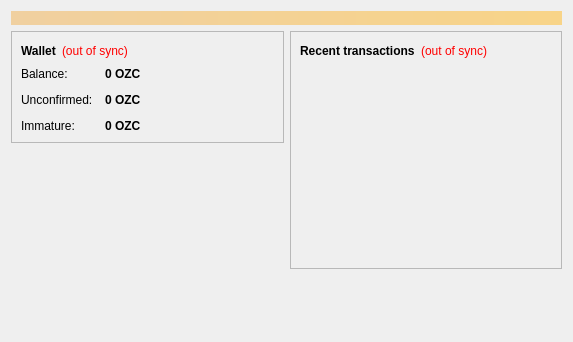
<?xml version="1.0" encoding="UTF-8"?>
<ui version="4.0">
 <class>OverviewPage</class>
 <widget class="QWidget" name="OverviewPage">
  <property name="geometry">
   <rect>
    <x>0</x>
    <y>0</y>
    <width>573</width>
    <height>342</height>
   </rect>
  </property>
  <property name="windowTitle">
   <string>Form</string>
  </property>
  <layout class="QVBoxLayout" name="topLayout">
   <item>
    <widget class="QLabel" name="labelAlerts">
     <property name="visible">
      <bool>false</bool>
     </property>
     <property name="styleSheet">
      <string notr="true">background-color: qlineargradient(x1: 0, y1: 0, x2: 1, y2: 0, stop:0 #F0D0A0, stop:1 #F8D488); color:#000000;</string>
     </property>
     <property name="wordWrap">
      <bool>true</bool>
     </property>
     <property name="margin">
      <number>3</number>
     </property>
    </widget>
   </item>
   <item>
    <layout class="QHBoxLayout" name="horizontalLayout" stretch="1,1">
     <item>
      <layout class="QVBoxLayout" name="verticalLayout_2">
       <item>
        <widget class="QFrame" name="frame">
         <property name="frameShape">
          <enum>QFrame::StyledPanel</enum>
         </property>
         <property name="frameShadow">
          <enum>QFrame::Raised</enum>
         </property>
         <layout class="QVBoxLayout" name="verticalLayout_4">
          <item>
           <layout class="QHBoxLayout" name="horizontalLayout_4">
            <item>
             <widget class="QLabel" name="label_5">
              <property name="font">
               <font>
                <weight>75</weight>
                <bold>true</bold>
               </font>
              </property>
              <property name="text">
               <string>Wallet</string>
              </property>
             </widget>
            </item>
            <item>
             <widget class="QLabel" name="labelWalletStatus">
              <property name="toolTip">
               <string>The displayed information may be out of date. Your wallet automatically synchronizes with the Ozzietest network after a connection is established, but this process has not completed yet.</string>
              </property>
              <property name="styleSheet">
               <string notr="true">QLabel { color: red; }</string>
              </property>
              <property name="text">
               <string notr="true">(out of sync)</string>
              </property>
              <property name="alignment">
               <set>Qt::AlignLeading|Qt::AlignLeft|Qt::AlignVCenter</set>
              </property>
             </widget>
            </item>
            <item>
             <spacer name="horizontalSpacer_2">
              <property name="orientation">
               <enum>Qt::Horizontal</enum>
              </property>
              <property name="sizeHint" stdset="0">
               <size>
                <width>40</width>
                <height>20</height>
               </size>
              </property>
             </spacer>
            </item>
           </layout>
          </item>
          <item>
           <layout class="QFormLayout" name="formLayout_2">
            <property name="fieldGrowthPolicy">
             <enum>QFormLayout::AllNonFixedFieldsGrow</enum>
            </property>
            <property name="horizontalSpacing">
             <number>12</number>
            </property>
            <property name="verticalSpacing">
             <number>12</number>
            </property>
            <item row="0" column="0">
             <widget class="QLabel" name="label">
              <property name="text">
               <string>Balance:</string>
              </property>
             </widget>
            </item>
            <item row="0" column="1">
             <widget class="QLabel" name="labelBalance">
              <property name="font">
               <font>
                <weight>75</weight>
                <bold>true</bold>
               </font>
              </property>
              <property name="cursor">
               <cursorShape>IBeamCursor</cursorShape>
              </property>
              <property name="toolTip">
               <string>Your current balance</string>
              </property>
              <property name="text">
               <string notr="true">0 OZC</string>
              </property>
              <property name="textInteractionFlags">
               <set>Qt::LinksAccessibleByMouse|Qt::TextSelectableByKeyboard|Qt::TextSelectableByMouse</set>
              </property>
             </widget>
            </item>
            <item row="1" column="0">
             <widget class="QLabel" name="label_3">
              <property name="text">
               <string>Unconfirmed:</string>
              </property>
             </widget>
            </item>
            <item row="1" column="1">
             <widget class="QLabel" name="labelUnconfirmed">
              <property name="font">
               <font>
                <weight>75</weight>
                <bold>true</bold>
               </font>
              </property>
              <property name="cursor">
               <cursorShape>IBeamCursor</cursorShape>
              </property>
              <property name="toolTip">
               <string>Total of transactions that have yet to be confirmed, and do not yet count toward the current balance</string>
              </property>
              <property name="text">
               <string notr="true">0 OZC</string>
              </property>
              <property name="textInteractionFlags">
               <set>Qt::LinksAccessibleByMouse|Qt::TextSelectableByKeyboard|Qt::TextSelectableByMouse</set>
              </property>
             </widget>
            </item>
            <item row="2" column="0">
             <widget class="QLabel" name="labelImmatureText">
              <property name="text">
               <string>Immature:</string>
              </property>
             </widget>
            </item>
            <item row="2" column="1">
             <widget class="QLabel" name="labelImmature">
              <property name="font">
               <font>
                <weight>75</weight>
                <bold>true</bold>
               </font>
              </property>
              <property name="toolTip">
               <string>Mined balance that has not yet matured</string>
              </property>
              <property name="text">
               <string notr="true">0 OZC</string>
              </property>
              <property name="textInteractionFlags">
               <set>Qt::LinksAccessibleByMouse|Qt::TextSelectableByKeyboard|Qt::TextSelectableByMouse</set>
              </property>
             </widget>
            </item>
           </layout>
          </item>
         </layout>
        </widget>
       </item>
       <item>
        <spacer name="verticalSpacer">
         <property name="orientation">
          <enum>Qt::Vertical</enum>
         </property>
         <property name="sizeHint" stdset="0">
          <size>
           <width>20</width>
           <height>40</height>
          </size>
         </property>
        </spacer>
       </item>
      </layout>
     </item>
     <item>
      <layout class="QVBoxLayout" name="verticalLayout_3">
       <item>
        <widget class="QFrame" name="frame_2">
         <property name="frameShape">
          <enum>QFrame::StyledPanel</enum>
         </property>
         <property name="frameShadow">
          <enum>QFrame::Raised</enum>
         </property>
         <layout class="QVBoxLayout" name="verticalLayout">
          <item>
           <layout class="QHBoxLayout" name="horizontalLayout_2">
            <item>
             <widget class="QLabel" name="label_4">
              <property name="text">
               <string>&lt;b&gt;Recent transactions&lt;/b&gt;</string>
              </property>
             </widget>
            </item>
            <item>
             <widget class="QLabel" name="labelTransactionsStatus">
              <property name="toolTip">
               <string>The displayed information may be out of date. Your wallet automatically synchronizes with the Ozzietest network after a connection is established, but this process has not completed yet.</string>
              </property>
              <property name="styleSheet">
               <string notr="true">QLabel { color: red; }</string>
              </property>
              <property name="text">
               <string notr="true">(out of sync)</string>
              </property>
              <property name="alignment">
               <set>Qt::AlignRight|Qt::AlignTrailing|Qt::AlignVCenter</set>
              </property>
             </widget>
            </item>
            <item>
             <spacer name="horizontalSpacer">
              <property name="orientation">
               <enum>Qt::Horizontal</enum>
              </property>
              <property name="sizeHint" stdset="0">
               <size>
                <width>40</width>
                <height>20</height>
               </size>
              </property>
             </spacer>
            </item>
           </layout>
          </item>
          <item>
           <widget class="QListView" name="listTransactions">
            <property name="styleSheet">
             <string notr="true">QListView { background: transparent; }</string>
            </property>
            <property name="frameShape">
             <enum>QFrame::NoFrame</enum>
            </property>
            <property name="verticalScrollBarPolicy">
             <enum>Qt::ScrollBarAlwaysOff</enum>
            </property>
            <property name="horizontalScrollBarPolicy">
             <enum>Qt::ScrollBarAlwaysOff</enum>
            </property>
            <property name="selectionMode">
             <enum>QAbstractItemView::NoSelection</enum>
            </property>
           </widget>
          </item>
         </layout>
        </widget>
       </item>
       <item>
        <spacer name="verticalSpacer_2">
         <property name="orientation">
          <enum>Qt::Vertical</enum>
         </property>
         <property name="sizeHint" stdset="0">
          <size>
           <width>20</width>
           <height>40</height>
          </size>
         </property>
        </spacer>
       </item>
      </layout>
     </item>
    </layout>
   </item>
  </layout>
 </widget>
 <resources/>
 <connections/>
</ui>
